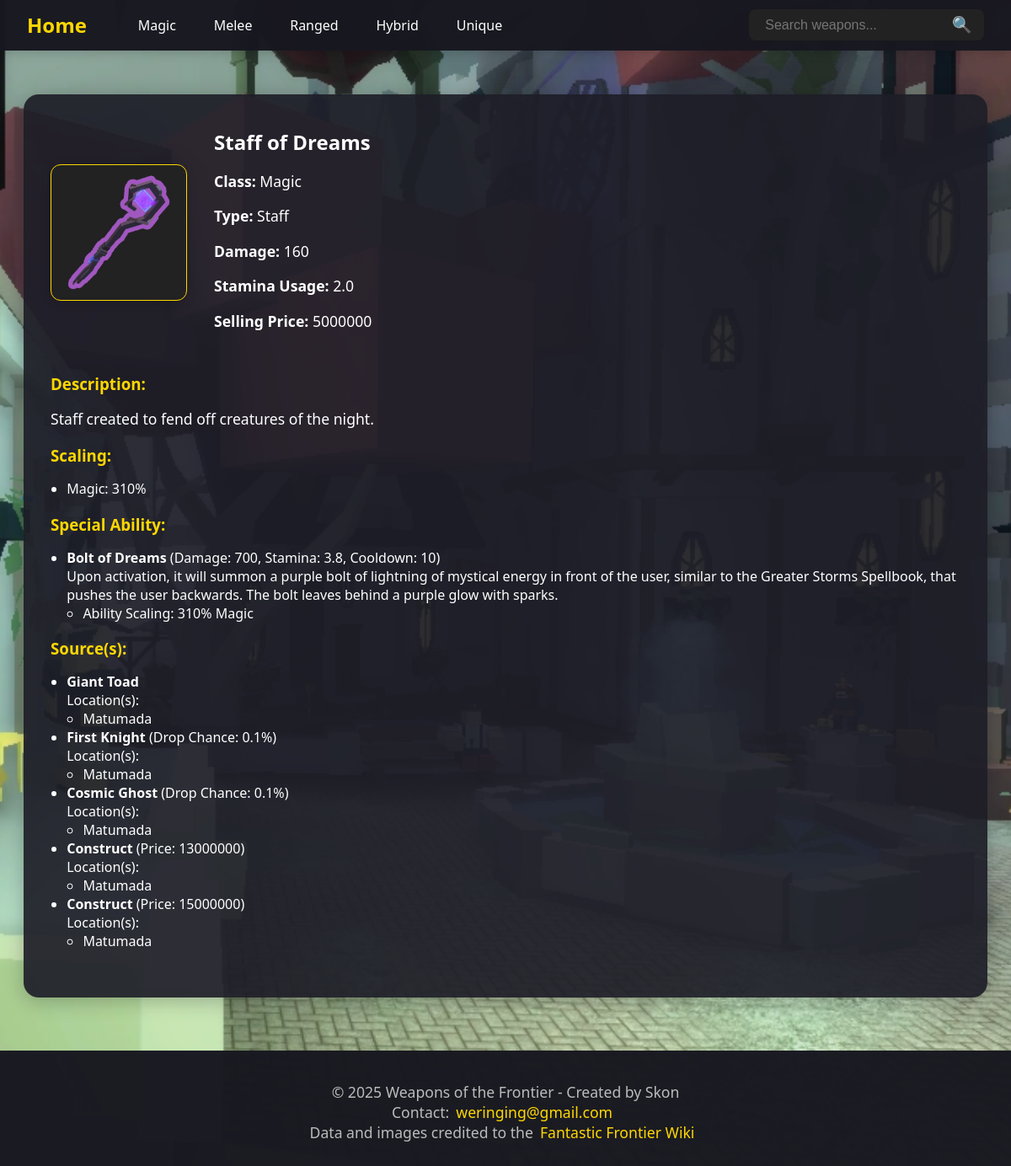
The page /weapon/Staff_of_Dreams on the database its author committed.
### tables this page shows
CREATE TABLE weapons (weapon_id INTEGER PRIMARY KEY, name TEXT, class TEXT, type TEXT, damage INTEGER, stamina_usage REAL, selling_price INTEGER, description TEXT, additional_stat TEXT, image TEXT);

CREATE TABLE weapon_scaling (weapon_id INTEGER REFERENCES weapons (weapon_id), class_name TEXT, scaling INTEGER);

CREATE TABLE special_abilities (ability_id INTEGER PRIMARY KEY, weapon_id INTEGER REFERENCES weapons (weapon_id), name TEXT, damage INTEGER, stamina_usage REAL, cooldown INTEGER, description TEXT);

CREATE TABLE special_ability_scaling (weapon_id INTEGER REFERENCES weapons (weapon_id), ability_id INTEGER REFERENCES special_abilities (ability_id), class_name TEXT, scaling INTEGER);

CREATE TABLE sources (source_id INTEGER PRIMARY KEY, name TEXT);

CREATE TABLE locations (location_id INTEGER PRIMARY KEY, name TEXT);

CREATE TABLE weapon_sources (weapon_id INTEGER REFERENCES weapons (weapon_id), source_id INTEGER REFERENCES sources (source_id), price INTEGER, drop_chance REAL);

### routes.py (the view)
@app.route('/weapon/<weapon_name>')
def weapon(weapon_name):
    display_name = unquote(weapon_name).replace('_', ' ')
    db = get_db()
    db.row_factory = sqlite3.Row
    cur = db.cursor()
    cur.execute("SELECT * FROM weapons WHERE name = ?", (display_name,))
    weapon = cur.fetchone()
    if not weapon:
        abort(404)  # Triggers 404 error if weapon not found
    cur.execute(
        "SELECT class_name, scaling FROM weapon_scaling WHERE weapon_id = ?",
        (weapon['weapon_id'],)
    )
    scaling = cur.fetchall()
    cur.execute(
        "SELECT * FROM special_abilities WHERE weapon_id = ?",
        (weapon['weapon_id'],)
    )
    abilities = cur.fetchall()
    ability_scalings = {}
    for ability in abilities:
        cur.execute(
            (
                "SELECT class_name, scaling "
                "FROM special_ability_scaling "
                "WHERE ability_id = ? AND weapon_id = ?"
            ),
            (ability['ability_id'], weapon['weapon_id'])
        )
        ability_scalings[ability['ability_id']] = cur.fetchall()
    cur.execute("""
        SELECT s.source_id, s.name, ws.price, ws.drop_chance
        FROM sources s
        JOIN weapon_sources ws ON s.source_id = ws.source_id
        WHERE ws.weapon_id = ?
    """, (weapon['weapon_id'],))
    sources = cur.fetchall()
    source_locations = {}
    for source in sources:
        cur.execute("""
            SELECT l.name
            FROM locations l
            JOIN source_locations sl ON l.location_id = sl.location_id
            WHERE sl.source_id = ?
        """, (source['source_id'],))
        source_locations[source['source_id']] = [
            row['name'] for row in cur.fetchall()
        ]
    return render_template(
        'weapon.html',
        weapon_name=display_name,
        weapon=weapon,
        scaling=scaling,
        abilities=abilities,
        ability_scalings=ability_scalings,
        sources=sources,
        source_locations=source_locations
    )

### routes.py (called while the page is built)
def get_db():
    db = getattr(g, '_database', None)
    if db is None:
        db = g._database = sqlite3.connect(DATABASE)
    return db

@app.teardown_appcontext
def close_connection(exception):
    db = getattr(g, '_database', None)
    if db is not None:
        db.close()

### templates/weapon.html (shortened to what this page needs)
{% extends "layout.html" %}
{% block content %}
  <div class="container">
    {% if weapon %}
      <div class="weapon-detail-card">
        <div class="weapon-detail-header">
          <img src="{{ url_for('static', filename='images/' ~ weapon['class']|lower ~ '/' ~ weapon['image']) }}" alt="{{ weapon['name'] }}" class="weapon-image">
          <div class="weapon-detail-info">
            <h2>{{ weapon['name'] }}</h2>
            <p><strong>Class:</strong> {{ weapon['class'] }}</p>
            <p><strong>Type:</strong> {{ weapon['type'] }}</p>
            <p><strong>Damage:</strong> {{ weapon['damage'] }}</p>
            <p><strong>Stamina Usage:</strong> {{ weapon['stamina_usage'] }}</p>
            <p><strong>Selling Price:</strong> {{ weapon['selling_price'] }}</p>
          </div>
        </div>
        <div class="weapon-section">
          <h3>Description:</h3>
          <p>{{ weapon['description'] }}</p>
        </div>
        {% if scaling %}
          <div class="weapon-section">
            <h3>Scaling:</h3>
            <ul>
              {% for s in scaling %}
                <li>{{ s['class_name'] }}: {{ s['scaling'] }}%</li>
              {% endfor %}
            </ul>
          </div>
        {% endif %}
        {% if abilities %}
          <div class="weapon-section">
            <h3>Special Ability:</h3>
            <ul>
              {% for ab in abilities %}
                <li>
                  <strong>{{ ab['name'] }}</strong> (Damage: {{ ab['damage'] }}, Stamina: {{ ab['stamina_usage'] }}, Cooldown: {{ ab['cooldown'] }})<br>
                  {{ ab['description'] }}
                  {% if ability_scalings[ab['ability_id']] %}
                    <ul>
                      {% for sc in ability_scalings[ab['ability_id']] %}
                        <li>Ability Scaling: {{ sc['scaling'] }}%  {{ sc['class_name'] }}</li>
                      {% endfor %}
                    </ul>
                  {% endif %}
                </li>
              {% endfor %}
            </ul>
          </div>
        {% endif %}
        {% if sources %}
          <div class="weapon-section">
            <h3>Source(s):</h3>
            <ul>
              {% for src in sources %}
                <li>
                  <strong>{{ src['name'] }}</strong>
                  {% if src['price'] %} (Price: {{ src['price'] }}){% endif %}
                  {% if src['drop_chance'] %} (Drop Chance: {{ src['drop_chance'] }}%) {% endif %}
                  {% if source_locations[src['source_id']] %}
                    <br>Location(s):
                    <ul>
                      {% for loc in source_locations[src['source_id']] %}
                        <li>{{ loc }}</li>
                      {% endfor %}
                    </ul>
                  {% endif %}
                </li>
              {% endfor %}
            </ul>
          </div>
        {% endif %}
      </div>
    {% else %}
      <p>Weapon data not found.</p>
    {% endif %}
  </div>
{% endblock %}

### static/css/style.css (style rules this page uses)
p { font-size: 1.1rem; }
body { margin: 0; font-family: 'Segoe UI', sans-serif; background-image: url("../images/background.jpg"); background-size: cover; background-position: center; background-repeat: no-repeat; color: #fff; display: flex; justify-content: center; align-items: center; min-height: 100vh; backdrop-filter: brightness(0.9); }
.container { text-align: center; width: 100%; max-width: 100%; margin: 0; padding: 0; }
.weapon-image { border-radius: 8px; box-shadow: 0 2px 8px rgba(0,0,0,0.1); margin-bottom: 10px; background: #222; border: 1px solid #ffd700; width: 100px; height: 100px; object-fit: contain; }
.weapon-detail-card { background: rgba(30, 30, 40, 0.92); border-radius: 18px; box-shadow: 0 4px 24px rgba(0,0,0,0.25); padding: 2.5rem 2rem; max-width: 1100px; margin: 2rem auto 5rem auto; color: #fff; width: 90vw; min-width: 320px; }
.weapon-detail-header { display: flex; align-items: center; gap: 2rem; margin-bottom: 2rem; flex-wrap: wrap; }
.weapon-detail-header img { border-radius: 12px; box-shadow: 0 2px 12px rgba(0,0,0,0.18); width: 160px; height: 160px; object-fit: contain; background: #222; }
.weapon-detail-info { flex: 1; text-align: left; }
.weapon-detail-info h2 { margin: 0 0 0.5rem 0; }
.weapon-section { margin-bottom: 1rem; text-align: left; }
.weapon-section h3 { margin-bottom: 1rem; color: #ffd700; }
.weapon-section ul { margin: 0 0 0 1.2rem; padding: 0; }

### rows shown on the page
weapons: class+image (picture), name "Staff of Dreams", class "Magic", type "Staff", damage "160", stamina_usage "2.0", selling_price "5000000", description "Staff created to fend off creatures of the night."
weapon_scaling: class_name "Magic", scaling "310"
special_abilities: name "Bolt of Dreams", damage "700", stamina_usage "3.8", cooldown "10", description "Upon activation, it will summon a purple bolt of lightning of mystical energy in front of the user, similar to the Greater Storms Spellbook, that pushes the user backwards. The bolt leaves behind a purple glow with sparks."
special_ability_scaling: scaling "310", class_name "Magic"
sources: name "Giant Toad"
locations: name "Matumada"
weapon_sources: name "First Knight", drop_chance "0.1"
weapon_sources: name "Cosmic Ghost", drop_chance "0.1"
weapon_sources: name "Construct", price "13000000"
weapon_sources: name "Construct", price "15000000"
